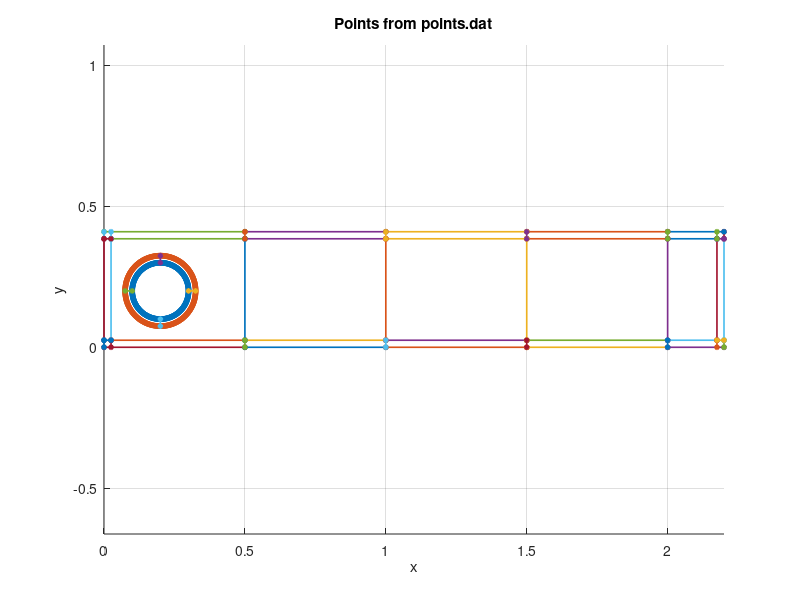

This chart was generated by the following MATLAB code:
clc;
close all;
clearvars;
%cd ("VKI\NLAB\")
%% Create the circle

p_2pi_1 = linspace(0,      pi/2,   100);
p_2pi_2 = linspace(pi/2,   pi,     100);
p_2pi_3 = linspace(pi,     3*pi/2, 100);
p_2pi_4 = linspace(3*pi/2, 2*pi,   100);

p_2pi = [p_2pi_1, p_2pi_2, p_2pi_3, p_2pi_4];
p_2pi = unique(p_2pi);

x = 0.2 + 0.1 * cos(p_2pi);
y = 0.2 + 0.1 * sin(p_2pi);
circle1 = [x',y',zeros(size(x))'];
x = 0.2 + 0.125 * sin(p_2pi);
y = 0.2 + 0.125 * cos(p_2pi);
circle2 = [x',y',zeros(size(x))'];
%%
fileID = fopen('points.dat','w');
fprintf(fileID, '%i\n', length(p_2pi));
for i = 1:length(p_2pi)
    fprintf(fileID, '%.6e %.6e %.6e \n', circle1(i,:));
end
fprintf(fileID, '%i\n', length(p_2pi));
for i = 1:length(p_2pi)
    fprintf(fileID, '%.6e %.6e %.6e \n', circle2(i,:));
end
%% Connecting the circles
fprintf(fileID, '%i\n',2);
fprintf(fileID, '%.6e %.6e %.6e \n', [0.2 + 0.1 * cos(p_2pi(1)),0.2 + 0.1 * sin(p_2pi(1)),0]);
fprintf(fileID, '%.6e %.6e %.6e \n', [0.2 + 0.125 * cos(p_2pi(1)),0.2 + 0.1 * sin(p_2pi(1)),0]);
fprintf(fileID, '%i\n',2);
fprintf(fileID, '%.6e %.6e %.6e \n', [0.2 + 0.1 * cos(p_2pi_1(end)),0.2 + 0.1 * sin(p_2pi_1(end)),0]);
fprintf(fileID, '%.6e %.6e %.6e \n', [0.2 + 0.1 * cos(p_2pi_1(end)),0.2 + 0.125 * sin(p_2pi_1(end)),0]);
fprintf(fileID, '%i\n',2);
fprintf(fileID, '%.6e %.6e %.6e \n', [0.2 + 0.1 * cos(p_2pi_2(end)),0.2 + 0.1 * sin(p_2pi_2(end)),0]);
fprintf(fileID, '%.6e %.6e %.6e \n', [0.2 + 0.125 * cos(p_2pi_2(end)),0.2 + 0.1 * sin(p_2pi_2(end)),0]);
fprintf(fileID, '%i\n',2);
fprintf(fileID, '%.6e %.6e %.6e \n', [0.2 + 0.1 * cos(p_2pi_3(end)),0.2 + 0.1 * sin(p_2pi_3(end)),0]);
fprintf(fileID, '%.6e %.6e %.6e \n', [0.2 + 0.1 * cos(p_2pi_3(end)),0.2 + 0.125 * sin(p_2pi_3(end)),0]);


%% Outer bottom line — split into segments
fprintf(fileID, '%i\n',2);  % corner to first divider
fprintf(fileID, '%.6e %.6e %.6e \n', [0.0, 0.0, 0]);
fprintf(fileID, '%.6e %.6e %.6e \n', [0.5, 0.0, 0]);
fprintf(fileID, '%i\n',2);
fprintf(fileID, '%.6e %.6e %.6e \n', [0.5, 0.0, 0]);
fprintf(fileID, '%.6e %.6e %.6e \n', [1.0, 0.0, 0]);
fprintf(fileID, '%i\n',2);
fprintf(fileID, '%.6e %.6e %.6e \n', [1.0, 0.0, 0]);
fprintf(fileID, '%.6e %.6e %.6e \n', [1.5, 0.0, 0]);
fprintf(fileID, '%i\n',2);
fprintf(fileID, '%.6e %.6e %.6e \n', [1.5, 0.0, 0]);
fprintf(fileID, '%.6e %.6e %.6e \n', [2.0, 0.0, 0]);
fprintf(fileID, '%i\n',2);
fprintf(fileID, '%.6e %.6e %.6e \n', [2.0, 0.0, 0]);
fprintf(fileID, '%.6e %.6e %.6e \n', [2.2, 0.0, 0]);

%% Outer right line — no dividers, but split at corner offsets
fprintf(fileID, '%i\n',2);
fprintf(fileID, '%.6e %.6e %.6e \n', [2.2, 0.0, 0]);
fprintf(fileID, '%.6e %.6e %.6e \n', [2.2, 0.025, 0]);
fprintf(fileID, '%i\n',2);
fprintf(fileID, '%.6e %.6e %.6e \n', [2.2, 0.025, 0]);
fprintf(fileID, '%.6e %.6e %.6e \n', [2.2, 0.41-0.025, 0]);
fprintf(fileID, '%i\n',2);
fprintf(fileID, '%.6e %.6e %.6e \n', [2.2, 0.41-0.025, 0]);
fprintf(fileID, '%.6e %.6e %.6e \n', [2.2, 0.41, 0]);

%% Outer top line — split into segments (right to left)
fprintf(fileID, '%i\n',2);
fprintf(fileID, '%.6e %.6e %.6e \n', [2.2, 0.41, 0]);
fprintf(fileID, '%.6e %.6e %.6e \n', [2.0, 0.41, 0]);
fprintf(fileID, '%i\n',2);
fprintf(fileID, '%.6e %.6e %.6e \n', [2.0, 0.41, 0]);
fprintf(fileID, '%.6e %.6e %.6e \n', [1.5, 0.41, 0]);
fprintf(fileID, '%i\n',2);
fprintf(fileID, '%.6e %.6e %.6e \n', [1.5, 0.41, 0]);
fprintf(fileID, '%.6e %.6e %.6e \n', [1.0, 0.41, 0]);
fprintf(fileID, '%i\n',2);
fprintf(fileID, '%.6e %.6e %.6e \n', [1.0, 0.41, 0]);
fprintf(fileID, '%.6e %.6e %.6e \n', [0.5, 0.41, 0]);
fprintf(fileID, '%i\n',2);
fprintf(fileID, '%.6e %.6e %.6e \n', [0.5, 0.41, 0]);
fprintf(fileID, '%.6e %.6e %.6e \n', [0.0, 0.41, 0]);

%% Outer left line — split at corner offsets
fprintf(fileID, '%i\n',2);
fprintf(fileID, '%.6e %.6e %.6e \n', [0.0, 0.41, 0]);
fprintf(fileID, '%.6e %.6e %.6e \n', [0.0, 0.41-0.025, 0]);
fprintf(fileID, '%i\n',2);
fprintf(fileID, '%.6e %.6e %.6e \n', [0.0, 0.41-0.025, 0]);
fprintf(fileID, '%.6e %.6e %.6e \n', [0.0, 0.025, 0]);
fprintf(fileID, '%i\n',2);
fprintf(fileID, '%.6e %.6e %.6e \n', [0.0, 0.025, 0]);
fprintf(fileID, '%.6e %.6e %.6e \n', [0.0, 0.0, 0]);

%% Inner bottom line — split into segments
fprintf(fileID, '%i\n',2);
fprintf(fileID, '%.6e %.6e %.6e \n', [0.025, 0.025, 0]);
fprintf(fileID, '%.6e %.6e %.6e \n', [0.5, 0.025, 0]);
fprintf(fileID, '%i\n',2);
fprintf(fileID, '%.6e %.6e %.6e \n', [0.5, 0.025, 0]);
fprintf(fileID, '%.6e %.6e %.6e \n', [1.0, 0.025, 0]);
fprintf(fileID, '%i\n',2);
fprintf(fileID, '%.6e %.6e %.6e \n', [1.0, 0.025, 0]);
fprintf(fileID, '%.6e %.6e %.6e \n', [1.5, 0.025, 0]);
fprintf(fileID, '%i\n',2);
fprintf(fileID, '%.6e %.6e %.6e \n', [1.5, 0.025, 0]);
fprintf(fileID, '%.6e %.6e %.6e \n', [2.0, 0.025, 0]);
fprintf(fileID, '%i\n',2);
fprintf(fileID, '%.6e %.6e %.6e \n', [2.0, 0.025, 0]);
fprintf(fileID, '%.6e %.6e %.6e \n', [2.2-0.025, 0.025, 0]);

%% Inner right line
fprintf(fileID, '%i\n',2);
fprintf(fileID, '%.6e %.6e %.6e \n', [2.2-0.025, 0.025, 0]);
fprintf(fileID, '%.6e %.6e %.6e \n', [2.2-0.025, 0.41-0.025, 0]);

%% Inner top line — split into segments
fprintf(fileID, '%i\n',2);
fprintf(fileID, '%.6e %.6e %.6e \n', [2.2-0.025, 0.41-0.025, 0]);
fprintf(fileID, '%.6e %.6e %.6e \n', [2.0, 0.41-0.025, 0]);
fprintf(fileID, '%i\n',2);
fprintf(fileID, '%.6e %.6e %.6e \n', [2.0, 0.41-0.025, 0]);
fprintf(fileID, '%.6e %.6e %.6e \n', [1.5, 0.41-0.025, 0]);
fprintf(fileID, '%i\n',2);
fprintf(fileID, '%.6e %.6e %.6e \n', [1.5, 0.41-0.025, 0]);
fprintf(fileID, '%.6e %.6e %.6e \n', [1.0, 0.41-0.025, 0]);
fprintf(fileID, '%i\n',2);
fprintf(fileID, '%.6e %.6e %.6e \n', [1.0, 0.41-0.025, 0]);
fprintf(fileID, '%.6e %.6e %.6e \n', [0.5, 0.41-0.025, 0]);
fprintf(fileID, '%i\n',2);
fprintf(fileID, '%.6e %.6e %.6e \n', [0.5, 0.41-0.025, 0]);
fprintf(fileID, '%.6e %.6e %.6e \n', [0.025, 0.41-0.025, 0]);

%% Inner left line
fprintf(fileID, '%i\n',2);
fprintf(fileID, '%.6e %.6e %.6e \n', [0.025, 0.41-0.025, 0]);
fprintf(fileID, '%.6e %.6e %.6e \n', [0.025, 0.025, 0]);
%% Squares - Bottom Left (correct)
fprintf(fileID, '%i\n',2);
fprintf(fileID, '%.6e %.6e %.6e \n', [0.025, 0.0, 0]);
fprintf(fileID, '%.6e %.6e %.6e \n', [0.025, 0.025, 0]);
fprintf(fileID, '%i\n',2);
fprintf(fileID, '%.6e %.6e %.6e \n', [0.0, 0.025, 0]);
fprintf(fileID, '%.6e %.6e %.6e \n', [0.025, 0.025, 0]);

%% Squares - Bottom Right (added missing base line)
fprintf(fileID, '%i\n',2);
fprintf(fileID, '%.6e %.6e %.6e \n', [2.2-0.025, 0.0, 0]);
fprintf(fileID, '%.6e %.6e %.6e \n', [2.2-0.025, 0.025, 0]);
fprintf(fileID, '%i\n',2);
fprintf(fileID, '%.6e %.6e %.6e \n', [2.2-0.025, 0.025, 0]);
fprintf(fileID, '%.6e %.6e %.6e \n', [2.2, 0.025, 0]);

%% Squares - Top Right (added missing top line)
fprintf(fileID, '%i\n',2);
fprintf(fileID, '%.6e %.6e %.6e \n', [2.2, 0.41-0.025, 0]);
fprintf(fileID, '%.6e %.6e %.6e \n', [2.2-0.025, 0.41-0.025, 0]);
fprintf(fileID, '%i\n',2);
fprintf(fileID, '%.6e %.6e %.6e \n', [2.2-0.025, 0.41-0.025, 0]);
fprintf(fileID, '%.6e %.6e %.6e \n', [2.2-0.025, 0.41, 0]);

fprintf(fileID, '%i\n',2);
fprintf(fileID, '%.6e %.6e %.6e \n', [0.025, 0.41-0.025, 0]);
fprintf(fileID, '%.6e %.6e %.6e \n', [0.025, 0.41, 0]);
fprintf(fileID, '%i\n',2);
fprintf(fileID, '%.6e %.6e %.6e \n', [0.025, 0.41-0.025, 0]);
fprintf(fileID, '%.6e %.6e %.6e \n', [0.0, 0.41-0.025, 0]);
%%
fprintf(fileID, '%i\n',2);
fprintf(fileID, '%.6e %.6e %.6e \n', [0.5, 0.025, 0]);
fprintf(fileID, '%.6e %.6e %.6e \n', [0.5, 0.41-0.025, 0]);

fprintf(fileID, '%i\n',2);
fprintf(fileID, '%.6e %.6e %.6e \n', [1.0, 0.025, 0]);
fprintf(fileID, '%.6e %.6e %.6e \n', [1.0, 0.41-0.025, 0]);

fprintf(fileID, '%i\n',2);
fprintf(fileID, '%.6e %.6e %.6e \n', [1.5, 0.025, 0]);
fprintf(fileID, '%.6e %.6e %.6e \n', [1.5, 0.41-0.025, 0]);

fprintf(fileID, '%i\n',2);
fprintf(fileID, '%.6e %.6e %.6e \n', [2.0, 0.025, 0]);
fprintf(fileID, '%.6e %.6e %.6e \n', [2.0, 0.41-0.025, 0]);

%% Lower Boundary
%%
fprintf(fileID, '%i\n',2);
fprintf(fileID, '%.6e %.6e %.6e \n', [0.5, 0.0, 0]);
fprintf(fileID, '%.6e %.6e %.6e \n', [0.5, 0.025, 0]);

fprintf(fileID, '%i\n',2);
fprintf(fileID, '%.6e %.6e %.6e \n', [1.0, 0.025, 0]);
fprintf(fileID, '%.6e %.6e %.6e \n', [1.0, 0.0, 0]);

fprintf(fileID, '%i\n',2);
fprintf(fileID, '%.6e %.6e %.6e \n', [1.5, 0.025, 0]);
fprintf(fileID, '%.6e %.6e %.6e \n', [1.5, 0.0, 0]);

fprintf(fileID, '%i\n',2);
fprintf(fileID, '%.6e %.6e %.6e \n', [2.0, 0.025, 0]);
fprintf(fileID, '%.6e %.6e %.6e \n', [2.0, 0.0, 0]);

%% Upper Boundary
%%
fprintf(fileID, '%i\n',2);
fprintf(fileID, '%.6e %.6e %.6e \n', [0.5, 0.41, 0]);
fprintf(fileID, '%.6e %.6e %.6e \n', [0.5, 0.41-0.025, 0]);

fprintf(fileID, '%i\n',2);
fprintf(fileID, '%.6e %.6e %.6e \n', [1.0, 0.41, 0]);
fprintf(fileID, '%.6e %.6e %.6e \n', [1.0, 0.41-0.025, 0]);

fprintf(fileID, '%i\n',2);
fprintf(fileID, '%.6e %.6e %.6e \n', [1.5, 0.41, 0]);
fprintf(fileID, '%.6e %.6e %.6e \n', [1.5, 0.41-0.025, 0]);

fprintf(fileID, '%i\n',2);
fprintf(fileID, '%.6e %.6e %.6e \n', [2.0, 0.41, 0]);
fprintf(fileID, '%.6e %.6e %.6e \n', [2.0, 0.41-0.025, 0]);




% fprintf(fileID, '%i\n',2);
% fprintf(fileID, '%.6e %.6e %.6e \n', [0.2,0,0]);
% fprintf(fileID, '%.6e %.6e %.6e \n', [0.2,0.1,0]);


fclose(fileID);


%%

%% Read and plot the dat file
fileID = fopen('points.dat', 'r');

figure; hold on; axis equal;
xlabel('x'); ylabel('y');
title('Points from points.dat');
colors = lines(150); % enough colors for all groups
groupIdx = 1;

while ~feof(fileID)
    % Read number of points in this group
    n = fscanf(fileID, '%i', 1);
    if isempty(n), break; end

    % Read the n points (x y z)
    data = fscanf(fileID, '%e %e %e', [3, n])';

    if size(data, 1) == n
        x = data(:, 1);
        y = data(:, 2);
        c = colors(groupIdx, :);

        if n == 1
            plot(x, y, 'o', 'Color', c, 'MarkerFaceColor', c, 'MarkerSize', 5);
        else
            plot(x, y, '-o', 'Color', c, 'MarkerFaceColor', c, 'MarkerSize', 3, 'LineWidth', 1.2);
        end
        groupIdx = groupIdx + 1;
    end
end

fclose(fileID);
grid on;
